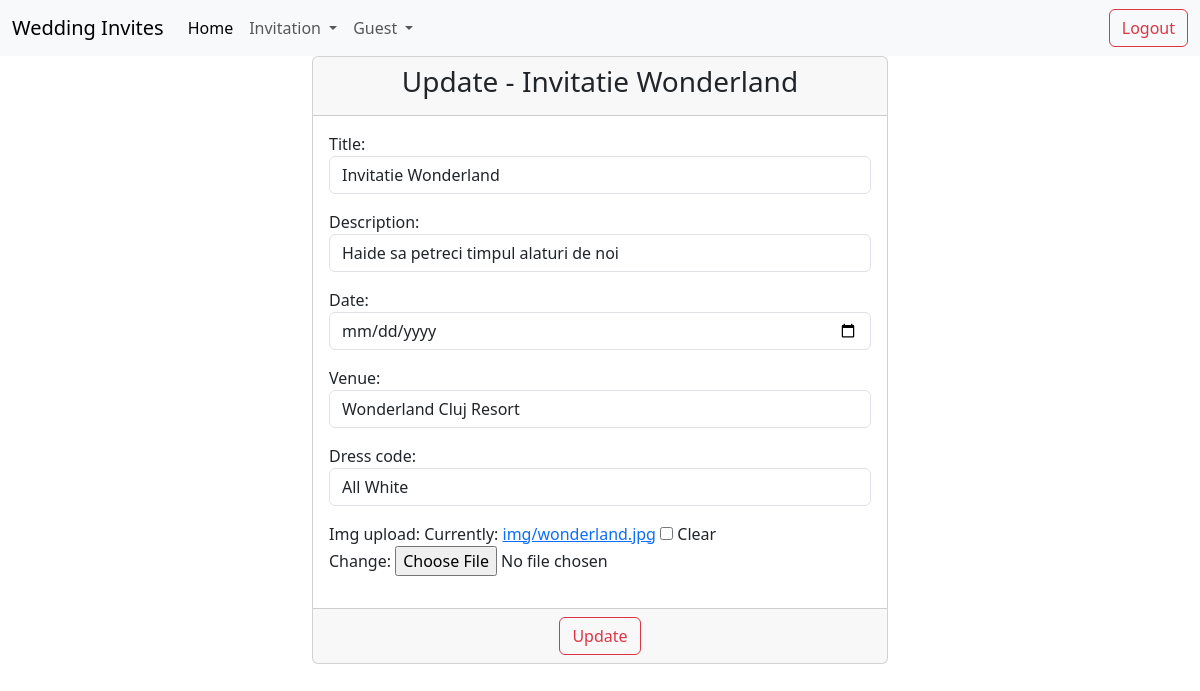
Page /update_invitation/6/ (signed in) on the committed database.
### invitation/models.py (models this page shows)
class Invitation(models.Model):
    title = models.CharField(max_length=200)
    description = models.TextField()
    date = models.DateTimeField()
    venue = models.CharField(max_length=200)
    dress_code = models.CharField(max_length=100)
    img_upload = models.ImageField(upload_to='img/', null=True, blank=True)
    def __str__(self):
        return f"{self.title}"

### invitation/views.py (the view)
# urls.py: path('update_invitation/<int:pk>/', views.InvitationUpdateView.as_view(), name='update-invitation'),
class InvitationUpdateView(LoginRequiredMixin,UpdateView):
    template_name = 'invitation/update_invitation.html'
    model = Invitation
    form_class = InvitationUpdateForm
    success_url = reverse_lazy('list-invitation')

### invitation/forms.py
class InvitationUpdateForm(forms.ModelForm):
    class Meta:
        model = Invitation
        fields = ['title', 'description', 'date', 'venue', 'dress_code', 'img_upload']
        widgets = {
            'title': TextInput(attrs={'class': 'form-control', 'placeholder': 'Please enter your title'}),
            'description': TextInput(attrs={'class': 'form-control', 'placeholder': 'Please enter your description'}),
            'date': TextInput(attrs={'class': 'form-control', 'type': 'date'}),
            'venue': TextInput(attrs={'class': 'form-control', 'placeholder': 'Please enter the venue location'}),
            'dress_code': TextInput(attrs={'class': 'form-control', 'placeholder': 'Please enter your wedding dresscode'}),
        }

### templates/invitation/update_invitation.html (shortened to what this page needs)
{% extends 'base.html' %}
{% block content %}
    <div class="container-fluid">
        <div class="row">
            <div class="col-md-6 offset-md-3">
                <div class="card">
                    <div class="card-header">
                        <h3 class="text-center">Update - {{ invitation }}</h3>
                    </div>
                    <form method="post" enctype="multipart/form-data">
                        <div class="card-body">
                            {{ form.as_p }}
                        </div>
                        <div class="card-footer text-center">
                            <button type="submit" class="btn btn-outline-danger">Update</button>
                        </div>
                    </form>
                </div>
            </div>
        </div>
    </div>
{% endblock %}

### rows in the picture
Invitation: title "Invitatie Wonderland", description "Haide sa petreci timpul alaturi de noi", venue "Wonderland Cluj Resort", dress_code "All White"
